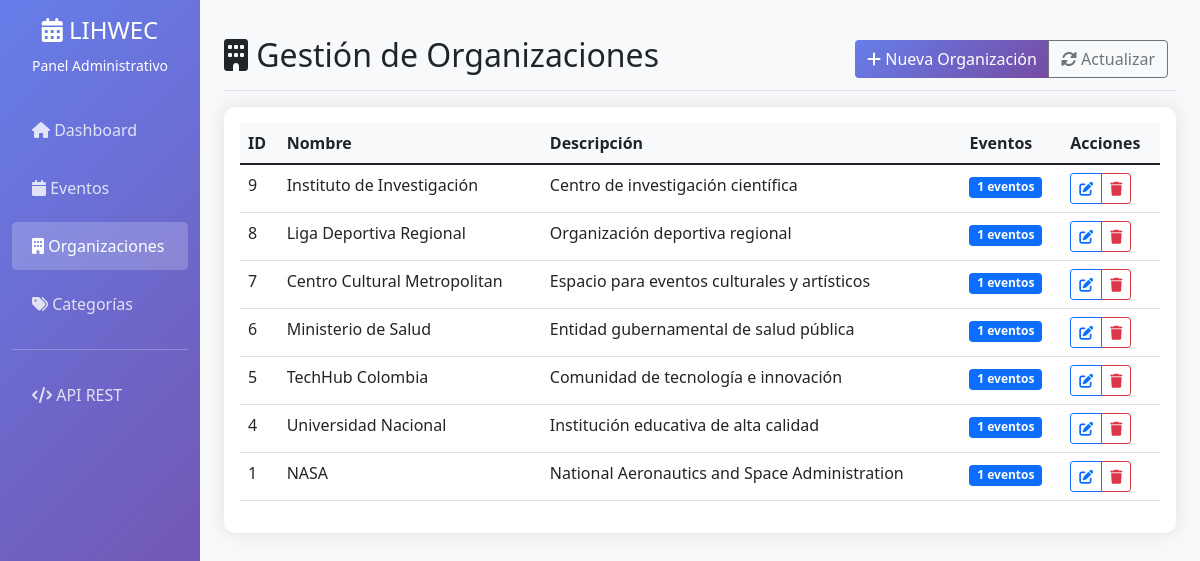
/api/admin-panel/organizations/, run on an earlier commit of the app's database.
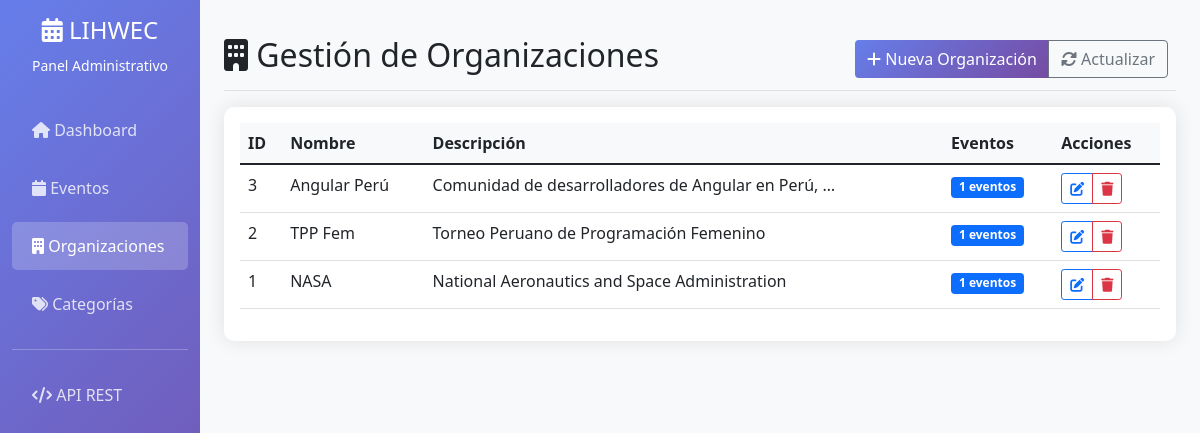
And on a later commit of the database.
### events/models.py (models this page shows, shortened)
class Organization(models.Model):
    name = models.CharField(max_length=100, unique=True)
    description = models.TextField(blank=True)

### events/admin_views.py (the view)
# urls.py: path('admin-panel/organizations/', OrganizationManagementView.as_view(), name='organization_management'),
class OrganizationManagementView(View):
    def get(self, request):
        organizations = Organization.objects.all().order_by('-id')
        context = {'organizations': organizations}
        return render(request, 'events/organization_management.html', context)

### events/templates/events/organization_management.html (shortened to what this page needs)
{% extends 'events/base.html' %}
{% block content %}
<div class="d-flex justify-content-between flex-wrap flex-md-nowrap align-items-center pt-3 pb-2 mb-3 border-bottom">
    <h1 class="h2"><i class="fas fa-building"></i> Gestión de Organizaciones</h1>
    <div class="btn-toolbar mb-2 mb-md-0">
        <div class="btn-group me-2">
            <button type="button" class="btn btn-primary" data-bs-toggle="modal" data-bs-target="#organizationModal"
                onclick="openOrganizationModal()">
                <i class="fas fa-plus"></i> Nueva Organización
            </button>
            <button type="button" class="btn btn-outline-secondary" onclick="location.reload()">
                <i class="fas fa-sync-alt"></i> Actualizar
            </button>
        </div>
    </div>
</div>
<div class="card">
    <div class="card-body">
        <div class="table-responsive">
            <table class="table table-hover">
                <thead>
                    <tr>
                        <th>ID</th>
                        <th>Nombre</th>
                        <th>Descripción</th>
                        <th>Eventos</th>
                        <th>Acciones</th>
                    </tr>
                </thead>
                <tbody>
                    {% for org in organizations %}
                    <tr id="org-{{ org.id }}">
                        <td>{{ org.id }}</td>
                        <td>{{ org.name }}</td>
                        <td>{{ org.description|truncatechars:50 }}</td>
                        <td>
                            <span class="badge bg-primary">{{ org.event_set.count }} eventos</span>
                        </td>
                        <td>
                            <div class="btn-group btn-group-sm">
                                <button class="btn btn-outline-primary" onclick="editOrganization({{ org.id }})"
                                    title="Editar">
                                    <i class="fas fa-edit"></i>
                                </button>
                                <button class="btn btn-outline-danger"
                                    onclick="deleteOrganization({{ org.id }}, '{{ org.name }}')" title="Eliminar">
                                    <i class="fas fa-trash"></i>
                                </button>
                            </div>
                        </td>
                    </tr>
                    {% endfor %}
                </tbody>
            </table>
        </div>
    </div>
</div>
{% endblock %}

What changed in the data, as far as the page shows it:
removed Organization: id "9", name "Instituto de Investigación", description "Centro de investigación científica", event_set.count "1"
removed Organization: id "8", name "Liga Deportiva Regional", description "Organización deportiva regional", event_set.count "1"
removed Organization: id "7", name "Centro Cultural Metropolitan", description "Espacio para eventos culturales y artísticos", event_set.count "1"
removed Organization: id "6", name "Ministerio de Salud", description "Entidad gubernamental de salud pública", event_set.count "1"
removed Organization: id "5", name "TechHub Colombia", description "Comunidad de tecnología e innovación", event_set.count "1"
removed Organization: id "4", name "Universidad Nacional", description "Institución educativa de alta calidad", event_set.count "1"
added Organization: id "3", name "Angular Perú", description "Comunidad de desarrolladores de Angular en Perú, …", event_set.count "1"
added Organization: id "2", name "TPP Fem", description "Torneo Peruano de Programación Femenino", event_set.count "1"
